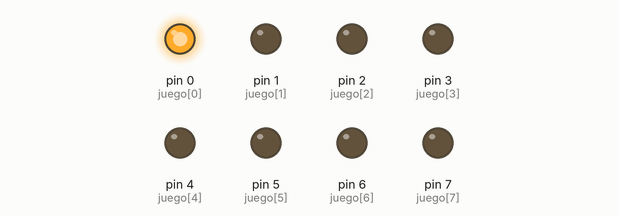
This sketch was run on a simulated Arduino Uno, built with avr-gcc and run on an emulated ATmega328P. Parts: output pins drawn as LEDs (lit = HIGH).

Above: at 0.1 s.
At 4.6 s:
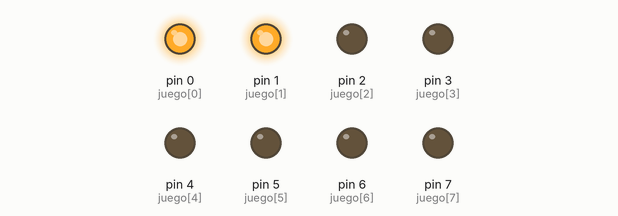
At 9.6 s:
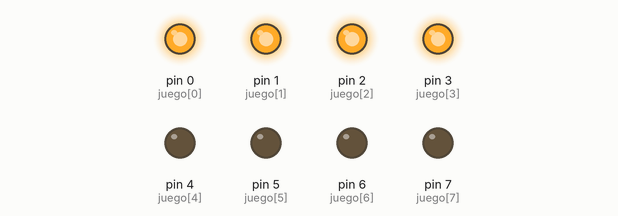
At 19.6 s:
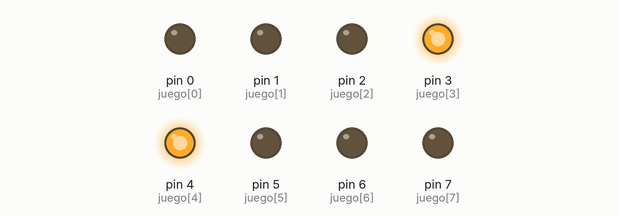
At 29.6 s:
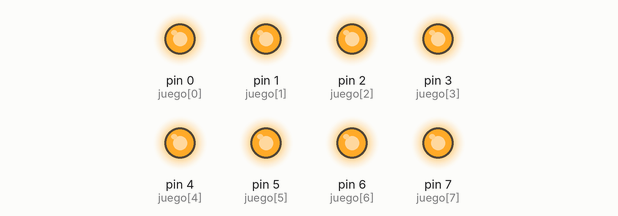
At 39.75 s:
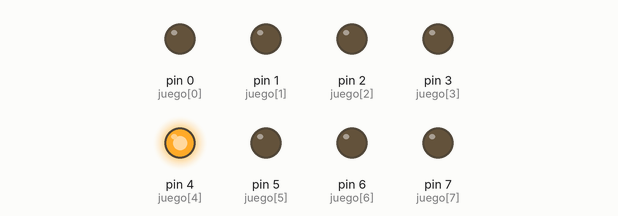
Timing chart, 0 to 40.0 s (numbered marks = the images above):
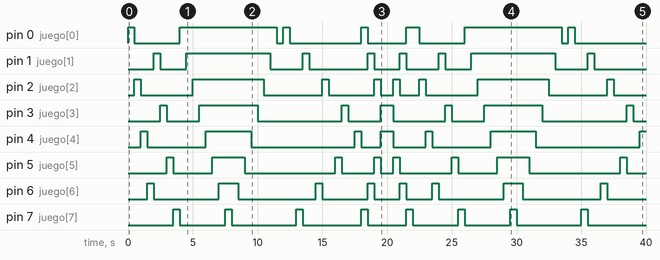

The sketch:

Leds_impares.ino
```cpp
int i;
int juego[8]={0, 1, 2, 3, 4, 5, 6, 7};
void setup() {
 for(i=0;i<8;i++)
  {
    pinMode(juego[i], OUTPUT);
  }
}
void loop() {
////----------------------------1)Leds impares
 for(i=0;i<8;i++)
  {
    digitalWrite(juego[i],HIGH);
    delay(500);
    digitalWrite(juego[i],LOW);
    i++;
  }
//----------------------------2)Leds pares
 for(i=1;i<8;i++)
  {
    digitalWrite(juego[i],HIGH);
    delay(500);
    digitalWrite(juego[i],LOW);
    i++;
  }
//----------------------------3)Leds ascendentes/descendentes
 for(i=0;i<8;i++)
  {
    digitalWrite(juego[i],HIGH);
    delay(500);
  }
  for(i=7;i>=0;i--)
  {
    digitalWrite(juego[i],LOW);
    delay(500);
  }
//----------------------------4)Leds extremos
 for(i=0;i<4;i++)
  {
    digitalWrite(juego[i],HIGH);
    delay(500);
    digitalWrite(juego[i],LOW);
    delay(500);
    digitalWrite(juego[7-i],HIGH);
    delay(500);
    digitalWrite(juego[7-i],LOW);
  }
  //----------------------------5)Pares de Leds extremos
 for(i=0;i<8;i++)
  {
    digitalWrite(juego[i],HIGH);
    digitalWrite(juego[7-i],HIGH);
    delay(500);
    digitalWrite(juego[i],LOW);
    digitalWrite(juego[7-i],LOW);
  }
}
```

Measured:
- by itself, pin 0 (juego[0]): LOW → HIGH at 0.00 s, → LOW 0.50 s later, → HIGH 3.5 s later, → LOW 7.5 s later, … (14 changes in this stretch)
- by itself, pin 1 (juego[1]): LOW → HIGH at 2.0 s, → LOW 0.50 s later, → HIGH 2.0 s later, → LOW 6.5 s later, … (16 changes in this stretch)
- by itself, pin 2 (juego[2]): LOW → HIGH at 0.50 s, → LOW 0.50 s later, → HIGH 4.0 s later, → LOW 5.5 s later, … (16 changes in this stretch)
- by itself, pin 3 (juego[3]): LOW → HIGH at 2.5 s, → LOW 0.50 s later, → HIGH 2.5 s later, → LOW 4.5 s later, … (14 changes in this stretch)
- by itself, pin 4 (juego[4]): LOW → HIGH at 1.0 s, → LOW 0.50 s later, → HIGH 4.5 s later, → LOW 3.5 s later, … (13 changes in this stretch)
- by itself, pin 5 (juego[5]): LOW → HIGH at 3.0 s, → LOW 0.50 s later, → HIGH 3.0 s later, → LOW 2.5 s later, … (16 changes in this stretch)
- by itself, pin 6 (juego[6]): LOW → HIGH at 1.5 s, → LOW 0.50 s later, → HIGH 5.0 s later, → LOW 1.5 s later, … (16 changes in this stretch)
- by itself, pin 7 (juego[7]): LOW → HIGH at 3.5 s, → LOW 0.50 s later, → HIGH 3.5 s later, → LOW 0.50 s later, … (16 changes in this stretch)
